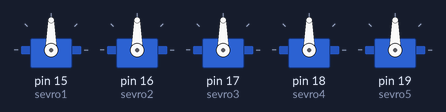
A sketch run on a simulated Arduino Uno, built with avr-gcc and run on an emulated ATmega328P. On the bench: 5 × servo.

Above: at 0.1 s.
At 6.1 s:
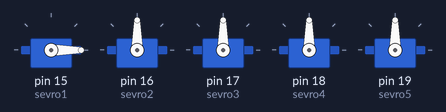
At 10.1 s:
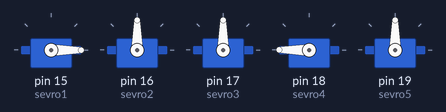
At 20.1 s:
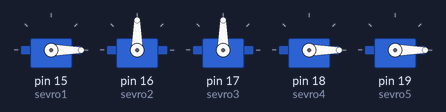
At 28.1 s:
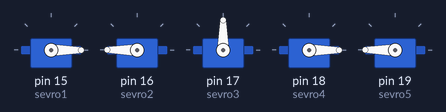
At 36.1 s:
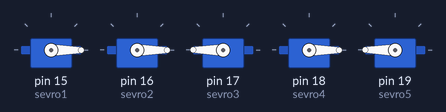
Timing chart, 0 to 37.6 s (numbered marks = the images above):
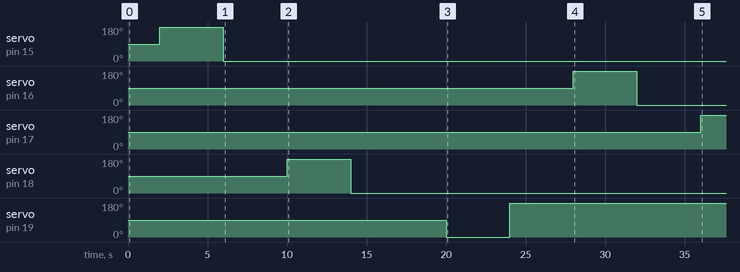

Measured:
- by itself, servo on pin 15 (sevro1): 90° → 180° at 2.0 s, → 0° 4.0 s later
- by itself, servo on pin 16 (sevro2): 90° → 180° at 28.0 s, → 0° 4.0 s later
- by itself, servo on pin 17 (sevro3): 90° → 180° at 36.0 s
- by itself, servo on pin 18 (sevro4): 90° → 180° at 10.0 s, → 0° 4.0 s later
- by itself, servo on pin 19 (sevro5): 90° → 0° at 20.0 s, → 180° 4.0 s later

The sketch:

sketch_sep06a.ino
```cpp
#include <Servo.h>
Servo sevro1;
Servo sevro2;
Servo sevro3;
Servo sevro4;
Servo sevro5;

void setup() {
  sevro1.attach(15);
  sevro2.attach(16);
  sevro3.attach(17);
  sevro4.attach(18);
  sevro5.attach(19);

}

void loop() {
  delay (2000);
  sevro1.write(180);
  delay (4000);
  sevro1.write(0);
  delay (4000);
  sevro4.write(180);
  delay (4000);
  sevro4.write(0);
  delay (6000);
  sevro5.write(0);
  delay (4000);
  sevro5.write(180);
  delay (4000);
  sevro2.write(180);
  delay (4000);
  sevro2.write(0);
  delay(4000);
  sevro3.write(180);
  delay (4000);
  sevro3.write(0);
  delay (2000);
  sevro1.write(180);
  sevro4.write(180);
  sevro5.write(0);
  sevro2.write(180);
  sevro3.write(180);
  delay (4000);
  sevro1.write(0);
  sevro4.write(0);
  sevro5.write(180);
  sevro2.write(0);
  sevro3.write(0);
  delay (1000000000);
}
```
